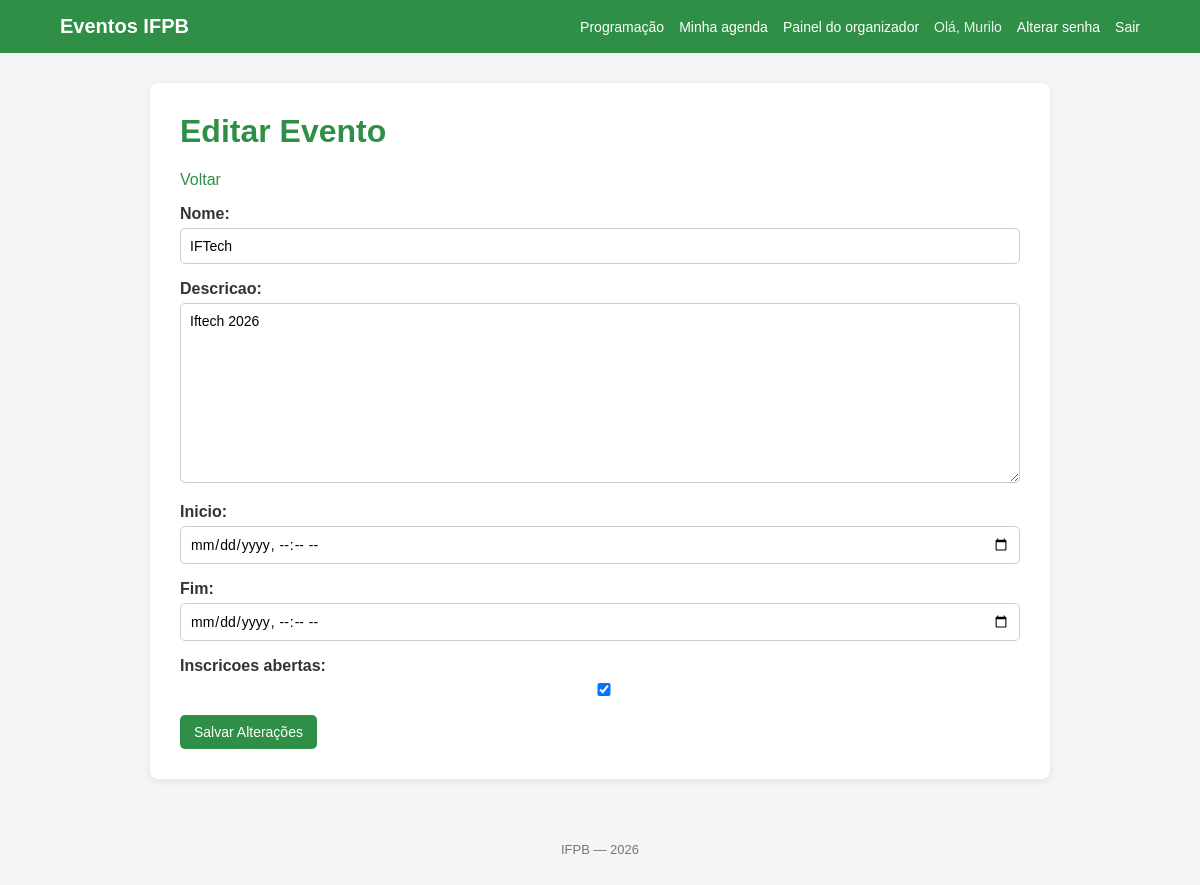
The app's page /evento/1/editar/ (signed in) with its own data.
### eventos/models.py (models this page shows, shortened)
class Evento(models.Model):
    nome = models.CharField(max_length=200)
    descricao = models.TextField(blank=True)
    inicio = models.DateTimeField()
    fim = models.DateTimeField()
    inscricoes_abertas = models.BooleanField(default=True)
    organizador = models.ForeignKey(
        settings.AUTH_USER_MODEL,
        on_delete=models.CASCADE,
        related_name="eventos_organizados"
    )

### eventos/views.py (the view)
# urls.py: path('evento/<int:evento_id>/editar/', views.editar_evento, name='editar_evento'),
@login_required
def editar_evento(request, evento_id):
    if not request.user.groups.filter(name="Organizadores").exists():
        return redirect('eventos:main')
    evento = get_object_or_404(Evento, id=evento_id)
    if evento.organizador != request.user:
        return redirect('eventos:main')
    if request.method == 'POST':
        form = EventoForm(request.POST, instance=evento)
        if form.is_valid():
            evento_editado = form.save(commit=False)
            evento_editado.organizador = evento.organizador
            evento_editado.save()
            messages.success(request,'Evento editado com sucesso!')
            return redirect('eventos:programacao')
    else:
        form = EventoForm(instance=evento)
    return render(request,'eventos/editar_evento.html',{'form': form, 'evento': evento})

### eventos/forms.py
class EventoForm(forms.ModelForm):
    class Meta:
        model = Evento
        fields = ['nome', 'descricao', 'inicio', 'fim', 'inscricoes_abertas']
        widgets = {
            'inicio': forms.DateTimeInput(
                attrs={'type': 'datetime-local'}
            ),
            'fim': forms.DateTimeInput(
                attrs={'type': 'datetime-local'}
            ),
        }

### eventos/templates/eventos/editar_evento.html (shortened to what this page needs)
{% extends "base.html" %}
{% block conteudo %}
    <h1>Editar Evento</h1>
    <form method="post">
        <p>
            <a href="{% url 'eventos:programacao' %}">
                Voltar
            </a>
        </p>
        {{ form.as_p }}
        <button type="submit">
            Salvar Alterações
        </button>
    </form>
{% endblock %}

### templates/base.html (shortened to what this page needs)
{% load static %}
<!DOCTYPE html>
<html lang="pt-br">
<head>
    <link rel="stylesheet" href="{% static 'css/style.css' %}">
</head>
<body>
<header>
    <nav class="navbar">
        <div class="nav-container">
            <a class="logo" href="{% url 'eventos:main' %}">
                Eventos IFPB
            </a>
            <div class="nav-links">
                <a href="{% url 'eventos:programacao' %}">
                    Programação
                </a>
                {% if user.is_authenticated %}
                    <a href="{% url 'eventos:minha_agenda' %}">
                        Minha agenda
                    </a>
                    {% if perms.eventos.add_evento %}
                        <a href="{% url 'eventos:painel_organizador' %}">
                            Painel do organizador
                        </a>
                    {% endif %}
                    <span class="usuario">
                        Olá, {{ user.username }}
                    </span>
                    <a href="{% url 'password_change' %}">
                        Alterar senha
                    </a>
                    <form action="{% url 'logout' %}" method="post" class="logout-form">
                        <button type="submit" class="link-button">
                            Sair
                        </button>
                    </form>
                {% endif %}
            </div>
        </div>
    </nav>
</header>
<main class="container">
    {% block conteudo %}
    {% endblock %}
</main>
<footer>
    <p>IFPB — {% now "Y" %}</p>
</footer>
</body>
</html>

### static/css/style.css (style rules this page uses)
* { box-sizing: border-box; }
body { margin: 0; font-family: Arial, sans-serif; background: #f4f5f6; color: #333; }
a { color: #2f8f46; text-decoration: none; }
.container { width: 90%; max-width: 900px; margin: 30px auto; background: white; padding: 30px; border-radius: 8px; box-shadow: 0 2px 8px rgba(0, 0, 0, 0.08); }
h1 { margin-top: 0; color: #2f8f46; }
.navbar { background: #2f8f46; color: white; }
.nav-container { width: 90%; max-width: 1100px; margin: 0 auto; padding: 15px 0; display: flex; justify-content: space-between; align-items: center; gap: 20px; }
.logo { color: white; font-size: 20px; font-weight: bold; text-decoration: none; }
.nav-links { display: flex; align-items: center; gap: 15px; flex-wrap: wrap; }
.nav-links a { color: white; font-size: 14px; }
.usuario { color: #e9f5ec; font-size: 14px; }
.logout-form { display: inline; margin: 0; }
button, .link-button { background: #2f8f46; color: white; border: none; border-radius: 5px; padding: 9px 14px; font-size: 14px; cursor: pointer; }
.link-button { padding: 0; background: transparent; color: white; }
form { margin-top: 15px; }
form p { margin-bottom: 15px; }
label { display: block; margin-bottom: 5px; font-weight: bold; }
input, select, textarea { width: 100%; padding: 9px; border: 1px solid #ccc; border-radius: 5px; font-family: inherit; font-size: 14px; }
textarea { min-height: 100px; resize: vertical; }
footer { text-align: center; color: #777; padding: 20px 0 30px; font-size: 13px; }

### records on screen
Evento: nome "IFTech", descricao "Iftech 2026", inscricoes_abertas "☑"

### other values on screen
{{ user.username }} "Murilo"
